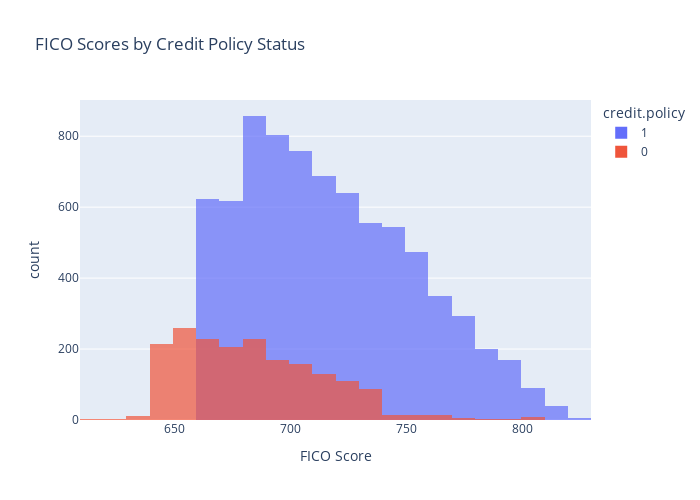

Source (notebook cell):
### Code cell
import plotly.express as px

fig = px.histogram(loans, x="fico", color="credit.policy", nbins=30, opacity=0.7, 
                   title="FICO Scores by Credit Policy Status",
                   labels={"fico":"FICO Score", "count":"Count"},
                  barmode="overlay"
                  )
fig.update_layout(width=700, height=500)
fig.show()

### Figure 1 — Plotly figure (JSON) as saved in the notebook; plotly's stock layout.template omitted (floating-point values rounded to 4 significant figures; data arrays with more than 128 entries replaced by an {"elided": "..."} marker saying what was removed)
{"data": [{"alignmentgroup": "True", "bingroup": "x", "hovertemplate": "credit.policy=1<br>FICO Score=%{x}<br>count=%{y}<extra></extra>", "legendgroup": "1", "marker": {"color": "#636efa", "opacity": 0.7, "pattern": {"shape": ""}}, "name": "1", "nbinsx": 30, "offsetgroup": "1", "orientation": "v", "showlegend": true, "type": "histogram", "x": {"elided": "7710 int values"}, "xaxis": "x", "yaxis": "y"}, {"alignmentgroup": "True", "bingroup": "x", "hovertemplate": "credit.policy=0<br>FICO Score=%{x}<br>count=%{y}<extra></extra>", "legendgroup": "0", "marker": {"color": "#EF553B", "opacity": 0.7, "pattern": {"shape": ""}}, "name": "0", "nbinsx": 30, "offsetgroup": "0", "orientation": "v", "showlegend": true, "type": "histogram", "x": {"elided": "1868 int values"}, "xaxis": "x", "yaxis": "y"}], "layout": {"barmode": "overlay", "height": 500, "legend": {"title": {"text": "credit.policy"}, "tracegroupgap": 0}, "title": {"text": "FICO Scores by Credit Policy Status"}, "width": 700, "xaxis": {"anchor": "y", "domain": [0, 1], "title": {"text": "FICO Score"}}, "yaxis": {"anchor": "x", "domain": [0, 1], "title": {"text": "count"}}}}
